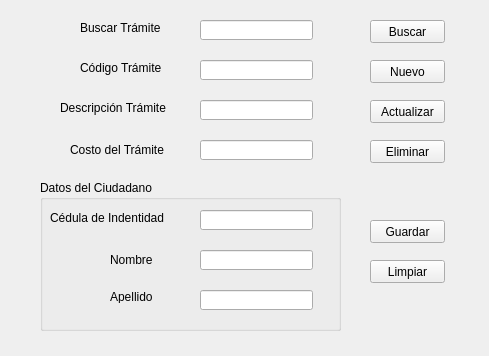
<?xml version="1.0" encoding="UTF-8"?>
<ui version="4.0">
 <class>interfaz</class>
 <widget class="QWidget" name="interfaz">
  <property name="geometry">
   <rect>
    <x>0</x>
    <y>0</y>
    <width>489</width>
    <height>356</height>
   </rect>
  </property>
  <property name="windowTitle">
   <string>Sistema Registro de Tramites Ciudadanos</string>
  </property>
  <widget class="QLabel" name="lblBuscarTramite">
   <property name="geometry">
    <rect>
     <x>80</x>
     <y>20</y>
     <width>91</width>
     <height>16</height>
    </rect>
   </property>
   <property name="text">
    <string>Buscar Trámite</string>
   </property>
  </widget>
  <widget class="QLineEdit" name="TxTBuscarTramite">
   <property name="geometry">
    <rect>
     <x>200</x>
     <y>20</y>
     <width>113</width>
     <height>20</height>
    </rect>
   </property>
   <property name="maxLength">
    <number>3</number>
   </property>
  </widget>
  <widget class="QLabel" name="lblDescripcion">
   <property name="geometry">
    <rect>
     <x>60</x>
     <y>100</y>
     <width>111</width>
     <height>16</height>
    </rect>
   </property>
   <property name="text">
    <string>Descripción Trámite</string>
   </property>
  </widget>
  <widget class="QLineEdit" name="TxTDescripcion">
   <property name="geometry">
    <rect>
     <x>200</x>
     <y>100</y>
     <width>113</width>
     <height>20</height>
    </rect>
   </property>
   <property name="maxLength">
    <number>60</number>
   </property>
  </widget>
  <widget class="QLabel" name="lblCosto">
   <property name="geometry">
    <rect>
     <x>70</x>
     <y>140</y>
     <width>101</width>
     <height>20</height>
    </rect>
   </property>
   <property name="text">
    <string>Costo del Trámite</string>
   </property>
  </widget>
  <widget class="QLineEdit" name="TxTCosto">
   <property name="geometry">
    <rect>
     <x>200</x>
     <y>140</y>
     <width>113</width>
     <height>20</height>
    </rect>
   </property>
   <property name="maxLength">
    <number>6</number>
   </property>
  </widget>
  <widget class="QGroupBox" name="groupBox">
   <property name="geometry">
    <rect>
     <x>40</x>
     <y>180</y>
     <width>301</width>
     <height>151</height>
    </rect>
   </property>
   <property name="title">
    <string>Datos del Ciudadano</string>
   </property>
   <widget class="QLabel" name="lblCedula">
    <property name="geometry">
     <rect>
      <x>10</x>
      <y>30</y>
      <width>121</width>
      <height>16</height>
     </rect>
    </property>
    <property name="text">
     <string>Cédula de Indentidad</string>
    </property>
   </widget>
   <widget class="QLineEdit" name="TxTCedula">
    <property name="geometry">
     <rect>
      <x>160</x>
      <y>30</y>
      <width>113</width>
      <height>20</height>
     </rect>
    </property>
    <property name="maxLength">
     <number>10</number>
    </property>
   </widget>
   <widget class="QLabel" name="lblNombre">
    <property name="geometry">
     <rect>
      <x>70</x>
      <y>70</y>
      <width>51</width>
      <height>20</height>
     </rect>
    </property>
    <property name="text">
     <string>Nombre</string>
    </property>
   </widget>
   <widget class="QLineEdit" name="TxTNombre">
    <property name="geometry">
     <rect>
      <x>160</x>
      <y>70</y>
      <width>113</width>
      <height>20</height>
     </rect>
    </property>
    <property name="maxLength">
     <number>60</number>
    </property>
   </widget>
   <widget class="QLabel" name="lblApellido">
    <property name="geometry">
     <rect>
      <x>70</x>
      <y>110</y>
      <width>47</width>
      <height>13</height>
     </rect>
    </property>
    <property name="text">
     <string>Apellido</string>
    </property>
   </widget>
   <widget class="QLineEdit" name="TxTApellido">
    <property name="geometry">
     <rect>
      <x>160</x>
      <y>110</y>
      <width>113</width>
      <height>20</height>
     </rect>
    </property>
    <property name="maxLength">
     <number>60</number>
    </property>
   </widget>
  </widget>
  <widget class="QPushButton" name="btnBuscar">
   <property name="geometry">
    <rect>
     <x>370</x>
     <y>20</y>
     <width>75</width>
     <height>23</height>
    </rect>
   </property>
   <property name="text">
    <string>Buscar</string>
   </property>
  </widget>
  <widget class="QPushButton" name="btnCrear">
   <property name="geometry">
    <rect>
     <x>370</x>
     <y>60</y>
     <width>75</width>
     <height>23</height>
    </rect>
   </property>
   <property name="text">
    <string>Nuevo</string>
   </property>
  </widget>
  <widget class="QPushButton" name="btnActualizar">
   <property name="geometry">
    <rect>
     <x>370</x>
     <y>100</y>
     <width>75</width>
     <height>23</height>
    </rect>
   </property>
   <property name="text">
    <string>Actualizar</string>
   </property>
  </widget>
  <widget class="QPushButton" name="btnEliminar">
   <property name="geometry">
    <rect>
     <x>370</x>
     <y>140</y>
     <width>75</width>
     <height>23</height>
    </rect>
   </property>
   <property name="text">
    <string>Eliminar</string>
   </property>
  </widget>
  <widget class="QPushButton" name="btnGuardar">
   <property name="geometry">
    <rect>
     <x>370</x>
     <y>220</y>
     <width>75</width>
     <height>23</height>
    </rect>
   </property>
   <property name="text">
    <string>Guardar</string>
   </property>
  </widget>
  <widget class="QPushButton" name="btnLimpiar">
   <property name="geometry">
    <rect>
     <x>370</x>
     <y>260</y>
     <width>75</width>
     <height>23</height>
    </rect>
   </property>
   <property name="text">
    <string>Limpiar</string>
   </property>
  </widget>
  <widget class="QLabel" name="lblCodigo">
   <property name="geometry">
    <rect>
     <x>80</x>
     <y>60</y>
     <width>101</width>
     <height>16</height>
    </rect>
   </property>
   <property name="text">
    <string>Código Trámite</string>
   </property>
  </widget>
  <widget class="QLineEdit" name="TxTCodigo">
   <property name="geometry">
    <rect>
     <x>200</x>
     <y>60</y>
     <width>113</width>
     <height>20</height>
    </rect>
   </property>
   <property name="maxLength">
    <number>10</number>
   </property>
  </widget>
 </widget>
 <resources/>
 <connections/>
</ui>
